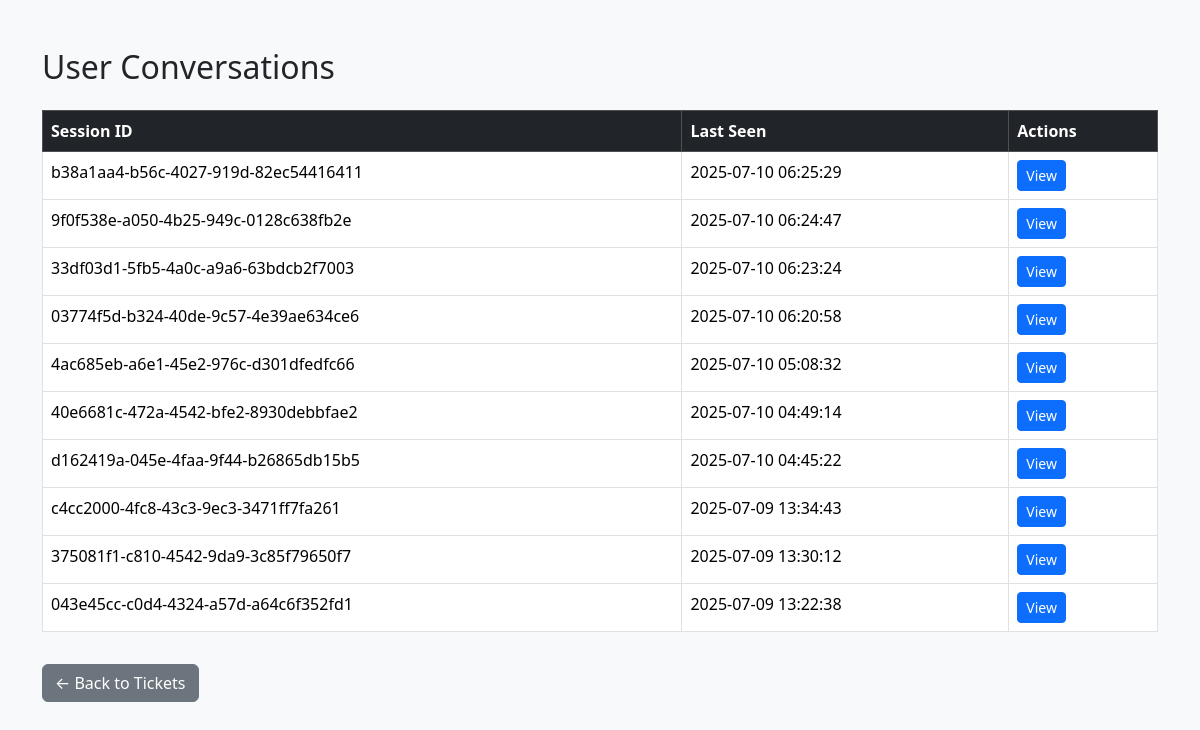
Page /admin/conversations (signed in) on the committed database.
### tables this page shows
CREATE TABLE history (
            id INTEGER PRIMARY KEY AUTOINCREMENT,
            session_id TEXT NOT NULL,
            role TEXT NOT NULL,
            content TEXT NOT NULL,
            tool_name TEXT,
            tool_args TEXT,
            tool_response TEXT,
            timestamp TIMESTAMP DEFAULT CURRENT_TIMESTAMP,
            message_index INTEGER,
            FOREIGN KEY (session_id) REFERENCES session(session_id)
        );

### app.py (the view)
@app.get("/admin/conversations")
async def admin_conversations(request: Request):
    if not request.session.get("admin_logged_in"):
        return RedirectResponse(url="/admin", status_code=303)
    conn = sqlite3.connect("chat_history.db")  # or your actual DB file
    conn.row_factory = sqlite3.Row
    c = conn.cursor()
    c.execute("""
        SELECT session_id, MAX(timestamp) as last_seen
        FROM history
        GROUP BY session_id
        ORDER BY last_seen DESC
    """)
    sessions = c.fetchall()
    conn.close()
    return templates.TemplateResponse("admin_conversations.html", {"request": request, "sessions": sessions})

### templates/admin_conversations.html (shortened to what this page needs)
<!DOCTYPE html>
<html lang="en">
<head>
    <link href="https://cdn.jsdelivr.net/npm/bootstrap@5.3.3/dist/css/bootstrap.min.css" rel="stylesheet">
</head>
<body class="bg-light">
    <div class="container py-5">
        <h2 class="mb-4">User Conversations</h2>
        <table class="table table-bordered table-hover bg-white">
            <thead class="table-dark">
                <tr>
                    <th scope="col">Session ID</th>
                    <th scope="col">Last Seen</th>
                    <th scope="col">Actions</th>
                </tr>
            </thead>
            <tbody>
                {% for row in sessions %}
                <tr>
                    <td>{{ row.session_id }}</td>
                    <td>{{ row.last_seen }}</td>
                    <td><a href="/admin/conversations/{{ row.session_id }}" class="btn btn-sm btn-primary">View</a></td>
                </tr>
                {% endfor %}
            </tbody>
        </table>
        <a href="/admin/tickets" class="btn btn-secondary mt-3">← Back to Tickets</a>
    </div>
</body>
</html>

### rows in the picture
history: session_id "b38a1aa4-b56c-4027-919d-82ec54416411", last_seen "2025-07-10 06:25:29"
history: session_id "9f0f538e-a050-4b25-949c-0128c638fb2e", last_seen "2025-07-10 06:24:47"
history: session_id "33df03d1-5fb5-4a0c-a9a6-63bdcb2f7003", last_seen "2025-07-10 06:23:24"
history: session_id "03774f5d-b324-40de-9c57-4e39ae634ce6", last_seen "2025-07-10 06:20:58"
history: session_id "4ac685eb-a6e1-45e2-976c-d301dfedfc66", last_seen "2025-07-10 05:08:32"
history: session_id "40e6681c-472a-4542-bfe2-8930debbfae2", last_seen "2025-07-10 04:49:14"
history: session_id "d162419a-045e-4faa-9f44-b26865db15b5", last_seen "2025-07-10 04:45:22"
history: session_id "c4cc2000-4fc8-43c3-9ec3-3471ff7fa261", last_seen "2025-07-09 13:34:43"
history: session_id "375081f1-c810-4542-9da9-3c85f79650f7", last_seen "2025-07-09 13:30:12"
history: session_id "043e45cc-c0d4-4324-a57d-a64c6f352fd1", last_seen "2025-07-09 13:22:38"
